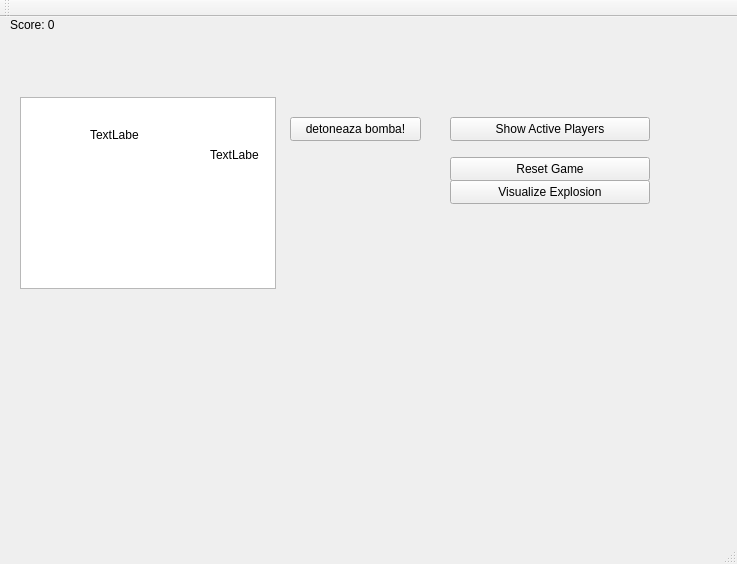
<?xml version="1.0" encoding="UTF-8"?>
<ui version="4.0">
	<class>MainWindowClass</class>
	<widget class="QMainWindow" name="MainWindowClass">
		<property name="geometry">
			<rect>
				<x>0</x>
				<y>0</y>
				<width>737</width>
				<height>564</height>
			</rect>
		</property>
		<property name="windowTitle">
			<string>MainWindow</string>
		</property>
		<widget class="QWidget" name="centralWidget">
			<!-- Graphics View -->
			<widget class="QGraphicsView" name="graphicsView">
				<property name="geometry">
					<rect>
						<x>20</x>
						<y>80</y>
						<width>256</width>
						<height>192</height>
					</rect>
				</property>
			</widget>

			<!-- Bomb Button -->
			<widget class="QPushButton" name="PushButton">
				<property name="geometry">
					<rect>
						<x>290</x>
						<y>100</y>
						<width>131</width>
						<height>24</height>
					</rect>
				</property>
				<property name="text">
					<string>detoneaza bomba!</string>
				</property>
			</widget>

			<!-- Bomb Position Label -->
			<widget class="QLabel" name="bombPositionLabel">
				<property name="geometry">
					<rect>
						<x>210</x>
						<y>130</y>
						<width>49</width>
						<height>16</height>
					</rect>
				</property>
				<property name="text">
					<string>TextLabel</string>
				</property>
			</widget>

			<!-- Game Status Label -->
			<widget class="QLabel" name="gameStatusLabel">
				<property name="geometry">
					<rect>
						<x>90</x>
						<y>110</y>
						<width>49</width>
						<height>16</height>
					</rect>
				</property>
				<property name="text">
					<string>TextLabel</string>
				</property>
			</widget>

			<!-- Show Active Players Button -->
			<widget class="QPushButton" name="showActivePlayersButton">
				<property name="geometry">
					<rect>
						<x>450</x>
						<y>100</y>
						<width>200</width>
						<height>24</height>
					</rect>
				</property>
				<property name="text">
					<string>Show Active Players</string>
				</property>
			</widget>

			<!-- Reset Game Button -->
			<widget class="QPushButton" name="resetGameButton">
				<property name="geometry">
					<rect>
						<x>450</x>
						<y>140</y>
						<width>200</width>
						<height>24</height>
					</rect>
				</property>
				<property name="text">
					<string>Reset Game</string>
				</property>
			</widget>
		</widget>

		<widget class="QMenuBar" name="menuBar">
			<property name="geometry">
				<rect>
					<x>0</x>
					<y>0</y>
					<width>737</width>
					<height>33</height>
				</rect>
			</property>
		</widget>

		<widget class="QToolBar" name="mainToolBar">
			<attribute name="toolBarArea">
				<enum>TopToolBarArea</enum>
			</attribute>
			<attribute name="toolBarBreak">
				<bool>false</bool>
			</attribute>
		</widget>

		<widget class="QPushButton" name="visualizeExplosionButton">
			<property name="geometry">
				<rect>
					<x>450</x>
					<y>180</y>
					<width>200</width>
					<height>24</height>
				</rect>
			</property>
			<property name="text">
				<string>Visualize Explosion</string>
			</property>
		</widget>
		<widget class="QLabel" name="playerScoreLabel">
			<property name="geometry">
				<rect>
					<x>10</x>
					<y>10</y>
					<width>120</width>
					<height>30</height>
				</rect>
			</property>
			<property name="text">
				<string>Score: 0</string>
			</property>
		</widget>


		<widget class="QStatusBar" name="statusBar"/>
	</widget>
	<layoutdefault spacing="6" margin="11"/>
	<resources/>
	<connections/>
</ui>
